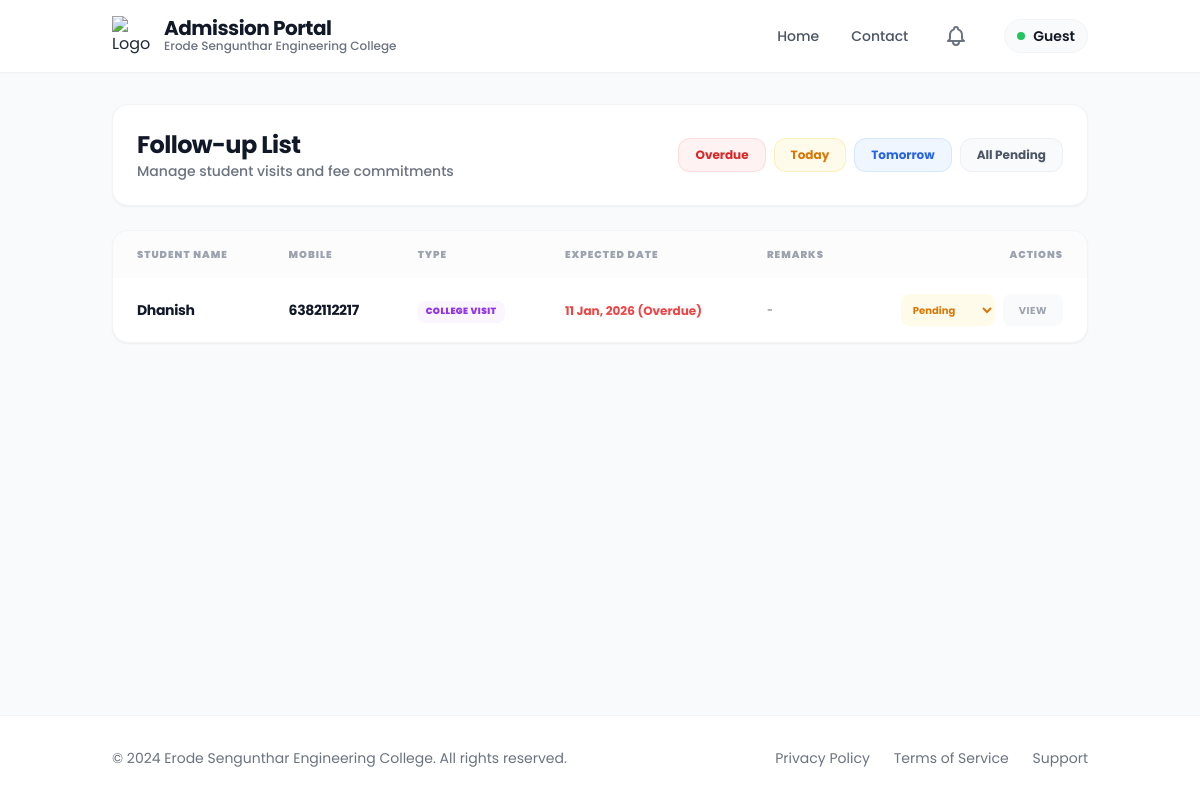
Page /followups/ on the earlier database version.
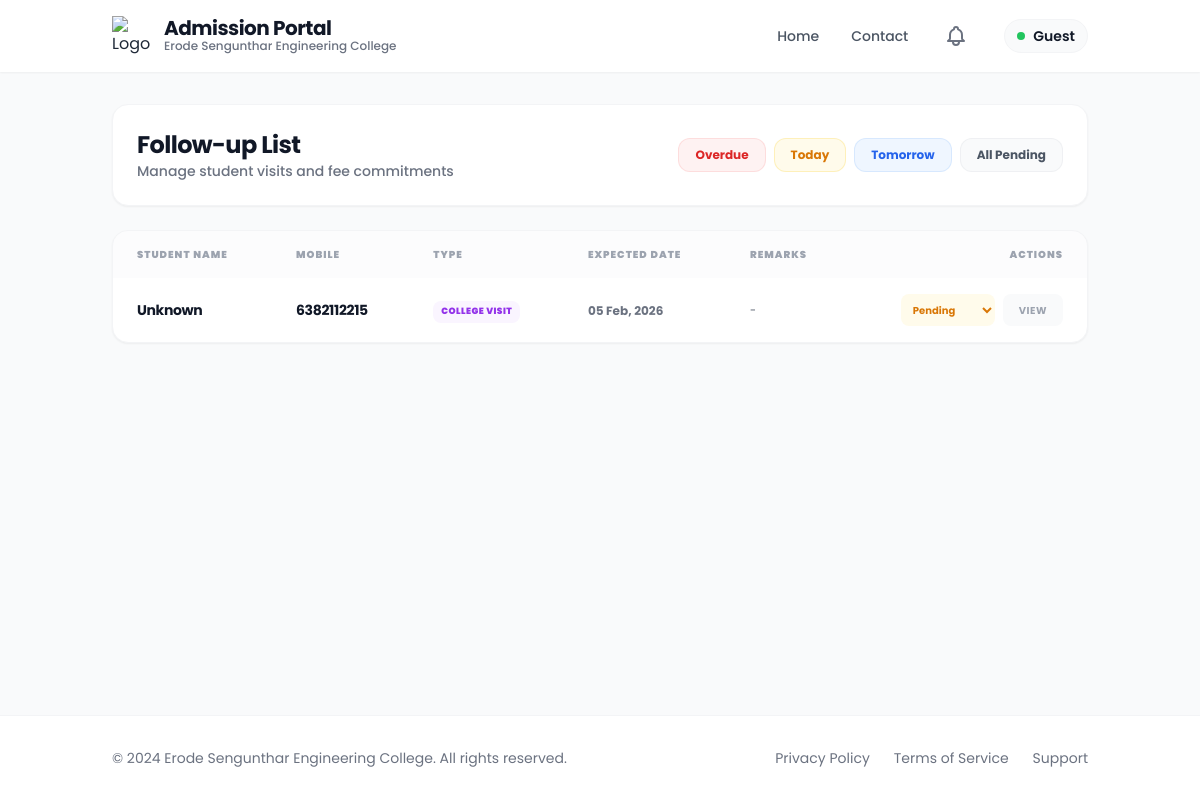
Same page on the later database version.
### app/models.py (models this page shows, shortened)
class FollowUp(models.Model):
    FOLLOWUP_TYPES = (
        ('visit', 'College Visit'),
        ('fee', 'Fee Payment'),
    )
    student = models.ForeignKey(
        'Admission',
        on_delete=models.CASCADE,
        related_name='followups'
    )
    followup_type = models.CharField(max_length=10, choices=FOLLOWUP_TYPES)
    expected_date = models.DateField()
    remarks = models.TextField(blank=True)
    completed = models.BooleanField(default=False)
    created_by = models.ForeignKey(
        User,
        on_delete=models.SET_NULL,
        null=True
    )
    created_at = models.DateTimeField(auto_now_add=True)
    def is_overdue(self):
        return not self.completed and self.expected_date < datetime.now().date()

class Admission(models.Model):
    Application_number=models.CharField(max_length=100, unique=True, blank =True, null =True)
    unique_id=models.CharField(unique=True,blank=True,null=True)
    student_name = models.CharField(max_length=255)
    email = models.EmailField(unique=True)
    student_mobile = models.CharField(max_length=15, blank=True, null=True)
    father_mobile = models.CharField(max_length=15, blank=True, null=True)
    mother_mobile = models.CharField(max_length=15, blank=True, null=True)
    guardian_mobile = models.CharField(max_length=15,blank=True,null=True)
    father_name = models.CharField(max_length=255)
    mother_name = models.CharField(max_length=255)
    guardian_name = models.CharField(max_length=255, blank=True, null=True)
    register_number = models.CharField(max_length=100, unique=True,blank=True)
    umis_number = models.CharField(max_length=100, blank=True, null=True)
    dob = models.DateField()
    gender = models.CharField(max_length=10, choices=[('Male', 'Male'), ('Female', 'Female'), ('Others', 'Others')])
    community = models.CharField(
    max_length=255,
    choices=[ ('OC', 'Open Competition (OC)'),
    ('BC', 'Backward Class (BC)'),
    ('MBC', 'Most Backward Class (MBC)'),
    ('DNC', 'Denotified Communities (DNC)'),
    ('BCM', 'Backward Class (Muslim) (BCM)'),
    ('SC', 'Scheduled Caste (SC)'),
    ('SCA', 'Scheduled Caste (Arunthathiyar) (SCA)'),
    ('ST', 'Scheduled Tribe (ST)') ],
    blank=True,
    null=True)
    address = models.TextField()
    state=models.CharField(blank=True,null=True)
    district=models.CharField(blank=True,null=True)
    country=models.CharField(blank=True,null=True)
    level = models.CharField(max_length=10, choices=[('ug', 'UG'), ('pg', 'PG'), ('le', 'LE')])
    department_preferences = models.JSONField(default=dict, blank=True)  # Store as {dept_name: preference_rank}
    pg_dept = models.CharField(max_length=255, blank=True, null=True)  # For PG only
    tc = models.FileField(upload_to=certificate_upload_path, blank=True)
    community_cert = models.FileField(upload_to=certificate_upload_path, blank=True)
    aadhaar = models.FileField(upload_to=certificate_upload_path, blank=True)
    tenth_marksheet = models.FileField(upload_to=certificate_upload_path, blank=True)
    twelfth_marksheet = models.FileField(upload_to=certificate_upload_path, blank=True, null=True)
    photo = models.FileField(upload_to=photo_upload_path, blank=True)
    admission_fee = models.CharField(max_length=50, blank=True)
    tuition_fee = models.CharField(max_length=50, blank=True)
    college_fee = models.CharField(max_length=50, blank=True)
    hostel_fee = models.CharField(max_length=50, blank=True)
    bus_fee = models.CharField(max_length=50, blank=True)
    transaction_id = models.CharField(max_length=50,null=True, blank=True)
    transaction_date = models.DateTimeField(null=True, blank=True)
    payment_screenshot = models.FileField(upload_to=payment_upload_path, blank=True)
    had_paid=models.BooleanField(default=False)
    tenth_total = models.CharField(max_length=50, blank=True)
    tenth_percentage = models.CharField(max_length=50, blank=True)
    twelfth_total = models.CharField(max_length=50, blank=True, null=True)
    twelfth_percentage = models.CharField(max_length=50, blank=True, null=True)
    qualification = models.CharField(max_length=10, choices=[('12th', '12th'), ('Diploma', 'Diploma')], blank=True)
    maths_marks = models.CharField(max_length=50, blank=True, null=True)
    physics_marks = models.CharField(max_length=50, blank=True, null=True)
    chemistry_marks = models.CharField(max_length=50, blank=True, null=True)
    cutoff_marks = models.CharField(max_length=50, blank=True, null=True)
    twelfth_major = models.CharField(max_length=255, blank=True,null= True)
    diploma_total = models.CharField(max_length=50, blank=True, null=True)
    diploma_percentage = models.CharField(max_length=50, blank=True, null=True)
    diploma_major = models.CharField(max_length=255, blank=True)
    last_school = models.CharField(max_length=255, blank=True)
    board = models.CharField(max_length=50, choices=[
        ('State Board', 'State Board'),
        ('CBSE', 'CBSE'),
        ('ICSE', 'ICSE'),
        ('Matriculation', 'Matriculation'),
        ('Diploma', 'Diploma'),
        ('Others', 'Others')
    ], blank=True)
    year_passing = models.IntegerField(blank=True, null=True)
    medium = models.CharField(max_length=50, choices=[
        ('Tamil', 'Tamil'),
        ('English', 'English'),
        ('Others', 'Others')
    ], blank=True)
    vocational_stream = models.CharField(max_length=100, blank=True, null=True)
    skill_proof = models.FileField(upload_to=vocational_upload_path, blank=True, null=True)
    bus_needed = models.CharField(max_length=3, choices=[('yes', 'Yes'), ('no', 'No')], blank=True)
    boarding_point = models.CharField(max_length=100, blank=True, null=True)
    bus_route = models.CharField(max_length=100, blank=True, null=True)
    hostel_needed = models.CharField(max_length=3, choices=[('yes', 'Yes'), ('no', 'No')], blank=True)
    hostel_type = models.CharField(max_length=50, blank=True, null=True)
    room_type = models.CharField(max_length=50, blank=True, null=True)
    mess_type = models.CharField(max_length=50, blank=True, null=True)
    hostel_fee_amount = models.CharField(max_length=50, blank=True, null=True)
    reference_name = models.CharField(max_length=255, blank=True)
    contact_number = models.CharField(max_length=15, blank=True)
    relationship = models.CharField(max_length=255,blank=True)
    reference_mobile = models.CharField(max_length=15,blank=True)
    reference_department = models.CharField(max_length=255,blank=True)
    reference_designation = models.CharField(max_length=255,blank=True)
    created_at = models.DateTimeField(auto_now_add=True)

### app/followup.py (the view)
# urls.py: path('followups/', followup.followup_list, name='followup_list'),
def followup_list(request):
    today = timezone.now().date()
    filter_type = request.GET.get('filter')
    qs = FollowUp.objects.filter(completed=False)
    if filter_type == 'today':
        qs = qs.filter(expected_date=today)
    elif filter_type == 'tomorrow':
        qs = qs.filter(expected_date=today + timedelta(days=1))
    elif filter_type == 'yesterday':
        qs = qs.filter(expected_date=today - timedelta(days=1))
    elif filter_type == 'overdue':
        qs = qs.filter(expected_date__lt=today)
    return render(request, 'followup/followup_list.html', {
        'followups': qs
    })

### templates/followup/followup_list.html (shortened to what the changed rows need)
{% extends 'followup/new_base.html' %}
{% load static %}
{% block content %}
<div class="lg:col-span-12 space-y-6">
    <div class="bg-white rounded-2xl shadow-sm border border-gray-100 p-6 flex justify-between items-center">
        <div>
            <h1 class="text-2xl font-bold text-gray-900 tracking-tight">Follow-up List</h1>
        </div>
    </div>
    <div class="bg-white rounded-2xl shadow-sm border border-gray-100 overflow-hidden">
        <div class="overflow-x-auto">
            <table class="w-full text-left">
                <thead class="bg-gray-50/50">
                    <tr>
                        <th class="px-6 py-4 text-[10px] font-black text-gray-400 uppercase tracking-widest">Student
                            Name</th>
                        <th class="px-6 py-4 text-[10px] font-black text-gray-400 uppercase tracking-widest"> Mobile
                        </th>
                        <th class="px-6 py-4 text-[10px] font-black text-gray-400 uppercase tracking-widest">Type</th>
                        <th class="px-6 py-4 text-[10px] font-black text-gray-400 uppercase tracking-widest">Expected
                            Date</th>
                        <th class="px-6 py-4 text-[10px] font-black text-gray-400 uppercase tracking-widest">Remarks
                        </th>
                        <th class="px-6 py-4 text-[10px] font-black text-gray-400 uppercase tracking-widest text-right">
                            Actions</th>
                    </tr>
                </thead>
                <tbody class="divide-y divide-gray-100">
                    {% for fu in followups %}
                    <tr class="hover:bg-gray-50/50 transition-all group">
                        <td class="px-6 py-4">
                            <span class="text-sm font-bold text-gray-900 tracking-tight">{{ fu.student.student_name }}</span>
                        </td>
                        <td class="px-6 py-4">
                            <span class="text-sm font-bold text-gray-900 tracking-tight">{{ fu.student.student_mobile }}</span>
                        </td>
                        <td class="px-6 py-4">
                            <span
                                class="inline-flex px-2 py-1 rounded-lg text-[9px] font-black uppercase tracking-wider
                                {% if fu.followup_type == 'visit' %}bg-purple-50 text-purple-600{% else %}bg-emerald-50 text-emerald-600{% endif %}">
                                {{ fu.get_followup_type_display }}
                            </span>
                        </td>
                        <td class="px-6 py-4">
                            <span
                                class="text-xs font-bold {% if fu.is_overdue %}text-red-500 font-black{% else %}text-gray-500{% endif %}">
                                {{ fu.expected_date|date:"d M, Y" }}
                                {% if fu.is_overdue %}(Overdue){% endif %}
                            </span>
                        </td>
                        <td class="px-6 py-4">
                            <p class="text-[11px] text-gray-600 line-clamp-1 max-w-xs">{{ fu.remarks|default:"-" }}</p>
                        </td>
                        <td class="px-6 py-4 text-right">
                            <div class="flex justify-end gap-2">
                                <select onchange="if(this.value==='Completed') completeFollowUp({{ fu.id }})"
                                    class="text-[10px] bg-amber-50 border-none rounded-lg px-2 py-1 font-bold text-amber-600 focus:ring-0 cursor-pointer">
                                    <option value="Pending" selected>Pending</option>
                                </select>
                                <a href="{% url 'student_detail' pk=fu.student.id %}"
                                    class="inline-flex h-8 px-4 items-center justify-center rounded-lg bg-gray-50 text-[10px] font-bold text-gray-400 hover:bg-primary hover:text-white transition-all tracking-wider uppercase">View</a>
                            </div>
                        </td>
                    </tr>
                    {% endfor %}
                </tbody>
            </table>
        </div>
    </div>
</div>
<link rel="stylesheet" href="https://cdnjs.cloudflare.com/ajax/libs/font-awesome/6.0.0/css/all.min.css">
{% endblock %}

Differences in the rows shown:
no longer on this page (row edited): FollowUp: student.student_name "Dhanish", student.student_mobile "6382112217", followup_type "COLLEGE VISIT", expected_date "11 Jan, 2026", completed "(Overdue)", remarks "-", id "Pending"
added FollowUp: student.student_name "Unknown", student.student_mobile "6382112215", followup_type "COLLEGE VISIT", expected_date "05 Feb, 2026", remarks "-", id "Pending"
